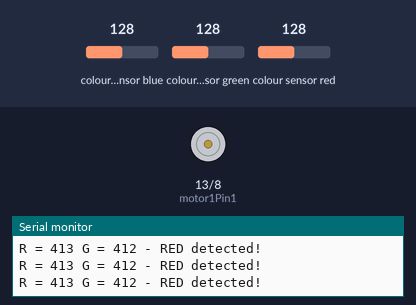
The sketch below on a simulated Arduino Uno, built with avr-gcc and run on an emulated ATmega328P. Shown: motor-driver pin pairs drawn as motors (green arrow = first pin HIGH = forward, orange = second pin HIGH = backward, longer = more drive, scaled by the enable pin), the last lines printed to the serial monitor. Wiring (inferred from the names in the program): TCS3200 colour sensor: output pin 7; S2 pin 4; S3 pin 6; S0 pin 2; S1 pin 3. The inputs (shaded band) are chosen by the test bench; at power-on: colour sensor green 128, colour sensor blue 128, colour sensor red 128.

Above: at 1.2 s.
1.3 s: colour sensor green set to 135
At 1.8 s:
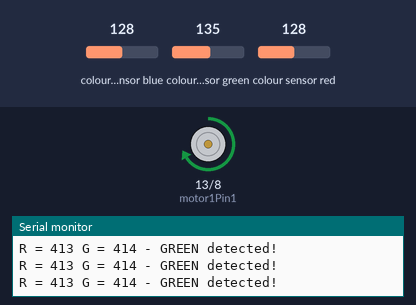
2.9 s: colour sensor green set to 5
At 3.3 s:
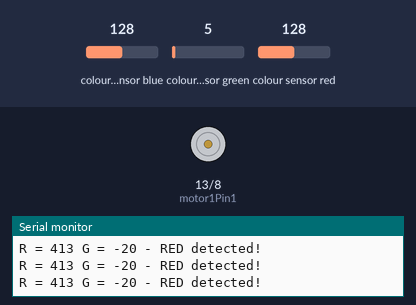
5.9 s: colour sensor green set to 191
At 7.4 s:
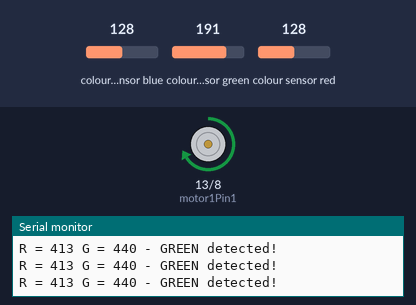
Timing chart, 0 to 8.9 s (numbered marks = the images above; inputs shaded):
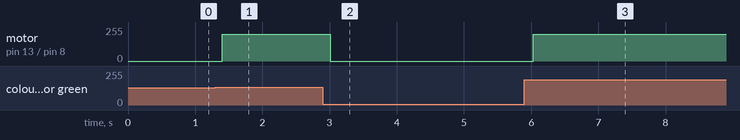

Measured:
- the behaviour switches between 131 and 132 on colour sensor green (found by bisection; images 0 and 1)
- after the input at 1.3 s, motor on pin 13 (motor1Pin1) / pin 8 (motor1Pin2): stopped → forward 200/255 after 0.11 s
- after the input at 2.9 s, motor on pin 13 (motor1Pin1) / pin 8 (motor1Pin2): forward 200/255 → stopped after 0.11 s
- after the input at 5.9 s, motor on pin 13 (motor1Pin1) / pin 8 (motor1Pin2): stopped → forward 200/255 after 0.13 s

The sketch:

color_and_motor.ino
```cpp
const int trigPin = 10; // Ultrasonic sensor trigger pin
const int echoPin = 9; // Ultrasonic sensor echo pin
const int motor1Pin1 = 13; // Motor 1 input 1 pin
const int motor1Pin2 = 8; // Motor 1 input 2 pin
const int motor2Pin1 = 0; // Motor 2 input 1 pin
const int motor2Pin2 = 1; // Motor 2 input 2 pin
const int servoPin = 5; // Servo motor signal pin
const int minDistance = 15; // Minimum distance to obstacle
const int maxDistance = 40; // Maximum distance to obstacle
const int speed = 200; // Motor speed
const int turnDelay = 500; // Time to turn (in ms)

// Motor Pins
const int enA = 11;
const int in1 = 13;
const int in2 = 8;

// TCS230 or TCS3200 pins wiring to Arduino
#define S0 2
#define S1 3
#define S2 4
#define S3 6
#define sensorOut 7

// Stores frequency read by the photodiodes
int redFrequency = 0;
int greenFrequency = 0;

// Stores the red. green and blue colors
int redColor = 0;
int greenColor = 0;

void setup() {
  // Setting the outputs
  pinMode(S0, OUTPUT);
  pinMode(S1, OUTPUT);
  pinMode(S2, OUTPUT);
  pinMode(S3, OUTPUT);

  pinMode(motor1Pin1, OUTPUT);
  pinMode(motor1Pin2, OUTPUT);
  pinMode(motor2Pin1, OUTPUT);
  pinMode(motor2Pin2, OUTPUT);

  // Setting the sensorOut as an input
  pinMode(sensorOut, INPUT);

  pinMode(enA, OUTPUT);
  pinMode(in1, OUTPUT);
  pinMode(in2, OUTPUT);


  // Setting frequency scaling to 20%
  digitalWrite(S0,HIGH);
  digitalWrite(S1,LOW);

  // Begins serial communication
  Serial.begin(9600);
}

void loop() {
  // Setting RED (R) filtered photodiodes to be read
  digitalWrite(S2,LOW);
  digitalWrite(S3,LOW);

  // Reading the output frequency
  redFrequency = pulseIn(sensorOut, LOW);
  // Remaping the value of the RED (R) frequency from 0 to 255
  // You must replace with your own values. Here's an example:
  // redColor = map(redFrequency, 70, 120, 255,0);
  redColor = map(redFrequency, 70, 120, 255,0);

  // Printing the RED (R) value
  Serial.print("R = ");
  Serial.print(redColor);
  delay(100);

  // Setting GREEN (G) filtered photodiodes to be read
  digitalWrite(S2,HIGH);
  digitalWrite(S3,HIGH);

  // Reading the output frequency
  greenFrequency = pulseIn(sensorOut, LOW);
  // Remaping the value of the GREEN (G) frequency from 0 to 255
  // You must replace with your own values. Here's an example:
  // greenColor = map(greenFrequency, 100, 199, 255, 0);
  greenColor = map(greenFrequency, 100, 199, 255, 0);

  // Printing the GREEN (G) value
  Serial.print(" G = ");
  Serial.print(greenColor);
  delay(100);


  analogWrite(enA, 200);
  digitalWrite(in1, HIGH);
  digitalWrite(in2, LOW);

  // Checks the current detected color and prints
  // a message in the serial monitor
  if(redColor > greenColor){
      Serial.println(" - RED detected!");
      digitalWrite(motor1Pin1, LOW);
      digitalWrite(motor1Pin2, LOW);
      digitalWrite(motor2Pin1, LOW);
      digitalWrite(motor2Pin2, LOW);
  }
  if(greenColor > redColor){
    Serial.println(" - GREEN detected!");
    digitalWrite(motor1Pin1, HIGH);
    digitalWrite(motor1Pin2, LOW);
    digitalWrite(motor2Pin1, HIGH);
    digitalWrite(motor2Pin2, LOW);
  }
}
```
